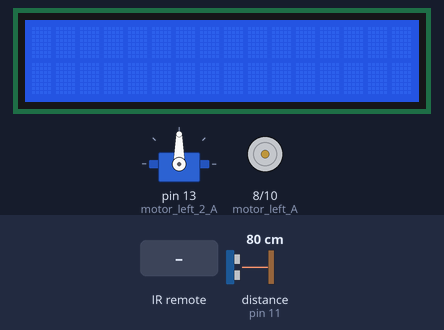
Simulated run of this sketch. Board: Arduino Uno, built with avr-gcc and run on an emulated ATmega328P. On the bench: servo, 16×2 character LCD, motor-driver pin pairs drawn as motors (green arrow = first pin HIGH = forward, orange = second pin HIGH = backward, longer = more drive, scaled by the enable pin). Inputs (shaded band) come from the test bench; at power-on: distance to the obstacle (sensor on pin 11) 80 cm. The echo pulse lasts 58.3 µs per cm.

Above: at 1.2 s.
1.3 s: infrared code 0xFD8877 received
At 2.3 s:
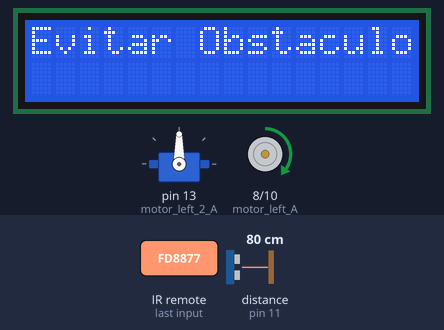
2.8 s: infrared code 0xFD08F7 received
At 3.3 s:
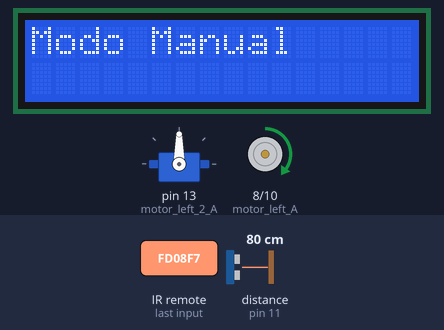
4.3 s: infrared code 0xFD906F received
At 5.5 s:
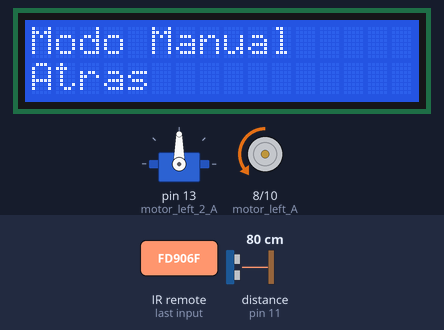
5.8 s: infrared code 0xFD00FF received
At 6.6 s:
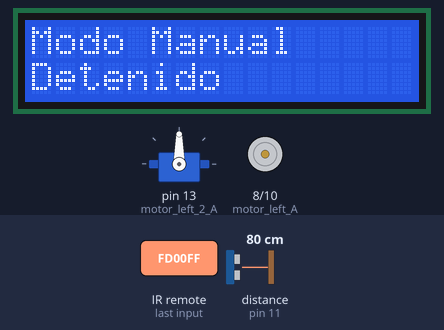
7.3 s: infrared code 0xFD807F received
At 7.7 s:
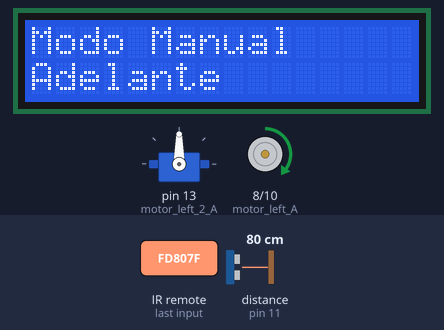
8.8 s: infrared code 0xFD609F received
At 10.1 s:
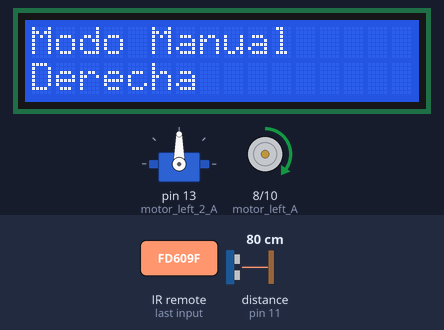
Timing chart, 0 to 11.3 s (numbered marks = the images above; inputs shaded):
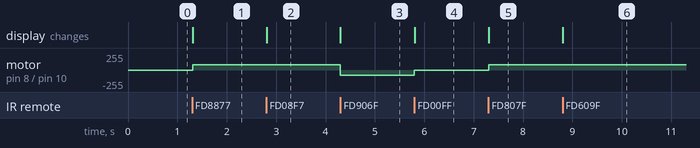

Measured:
- after the input at 1.3 s, motor on pin 8 (motor_left_A) / pin 10 (motor_left_B): stopped → forward 80/255 at once; the display: changes at once (image 1)
- after the input at 2.8 s, the display: changes at once (image 2)
- after the input at 4.3 s, motor on pin 8 (motor_left_A) / pin 10 (motor_left_B): forward 80/255 → backward 80/255 at once; the display: changes at once (image 3)
- after the input at 5.8 s, motor on pin 8 (motor_left_A) / pin 10 (motor_left_B): backward 80/255 → stopped at once; the display: changes at once (image 4)
- after the input at 7.3 s, motor on pin 8 (motor_left_A) / pin 10 (motor_left_B): stopped → forward 80/255 at once; the display: changes at once (image 5)
- after the input at 8.8 s, the display: changes at once (image 6)

The sketch:

Robot_Final.ino
```cpp
#include <IRremote.h>           // Librería para el control remoto IR
#include <Servo.h>              // Librería para controlar el servomotor
#include <LiquidCrystal.h>      // Librería para controlar la pantalla LCD

// Definición de pines para los componentes
#define IR_pin 7
#define trigger_pin 12
#define echo_pin 11
#define line_sensor A0
#define Enable_motor_right 5
#define motor_right_A 6
#define motor_right_B 3
#define Enable_motor_left 9
#define motor_left_A 8
#define motor_left_B 10
#define Enable_motor_right_2 11
#define motor_right_2_A 4
#define motor_right_2_B 2
#define Enable_motor_left_2 12
#define motor_left_2_A 13
#define motor_left_2_B 14
#define servo_pulse 13
#define lcd_rs 2
#define lcd_en 3
#define lcd_d4 4
#define lcd_d5 5
#define lcd_d6 6
#define lcd_d7 7
const int led1 = 8;
const int led2 = 9;

int motor_speed = 80;           // Velocidad de los motores

// Códigos para los comandos del control remoto
const long forward_cmd = 16613503;
const long backward_cmd = 16617583;
const long right_cmd = 16605343;
const long left_cmd = 16589023;
const long stop_cmd = 16580863;
const long option1_cmd = 16582903;
const long option2_cmd = 16615543;
const long option3_cmd = 16599223;

// Declaración de objetos para controlar los componentes
IRrecv ir_receiver(IR_pin);
decode_results ir_results;
Servo servo_motor;
LiquidCrystal lcd(lcd_rs, lcd_en, lcd_d4, lcd_d5, lcd_d6, lcd_d7);

// Variables de control de los modos de operación del robot
bool manual_control = false;
bool obstacle_detection = false;
bool line_following = false;

void setup() {
  Serial.begin(9600);
  ir_receiver.enableIRIn();         // Iniciar la recepción de señales del control remoto
  servo_motor.attach(servo_pulse);  // Iniciar el servomotor
  servo_motor.write(90);            // Posicionar el servomotor en ángulo medio
  lcd.begin(16, 2);                  // Iniciar la pantalla LCD

  // Configuración de pines para motores, sensor ultrasónico y sensores de línea
  pinMode(motor_right_A, OUTPUT);
  pinMode(motor_right_B, OUTPUT);
  pinMode(motor_left_A, OUTPUT);
  pinMode(motor_left_B, OUTPUT);
  pinMode(trigger_pin, OUTPUT);
  pinMode(echo_pin, INPUT);
  pinMode(line_sensor, INPUT);
  pinMode(led1, OUTPUT);
  pinMode(led2, OUTPUT);
  pinMode(motor_right_2_A, OUTPUT);
  pinMode(motor_right_2_B, OUTPUT);
  pinMode(motor_left_2_A, OUTPUT);
  pinMode(motor_left_2_B, OUTPUT);
}

// Función para medir la distancia con el sensor ultrasónico
int getDistance() {
  digitalWrite(trigger_pin, LOW);
  delayMicroseconds(2);
  digitalWrite(trigger_pin, HIGH);
  delayMicroseconds(10);
  digitalWrite(trigger_pin, LOW);
  long duration = pulseIn(echo_pin, HIGH);
  return duration * 0.034 / 2;
}

// Función para mover el robot hacia adelante
void moveForward() {
  // Activar los motores para mover hacia adelante
  analogWrite(Enable_motor_left, motor_speed);
  analogWrite(Enable_motor_right, motor_speed);
  // Configurar dirección de los motores
  digitalWrite(motor_left_A, HIGH);
  digitalWrite(motor_left_B, LOW);
  digitalWrite(motor_right_A, LOW);
  digitalWrite(motor_right_B, HIGH);

  // Activar los segundos motores para mover hacia adelante (si es necesario)
  analogWrite(Enable_motor_left_2, motor_speed);
  analogWrite(Enable_motor_right_2, motor_speed);
  // Configurar dirección de los segundos motores (si es necesario)
  digitalWrite(motor_left_2_A, HIGH);
  digitalWrite(motor_left_2_B, LOW);
  digitalWrite(motor_right_2_A, LOW);
  digitalWrite(motor_right_2_B, HIGH);
}

// Función para mover el robot hacia atrás
void moveBackward() {
  // Activar los motores para mover hacia atrás
  analogWrite(Enable_motor_left, motor_speed);
  analogWrite(Enable_motor_right, motor_speed);
  // Configurar dirección de los motores para mover hacia atrás
  digitalWrite(motor_left_A, LOW);
  digitalWrite(motor_left_B, HIGH);
  digitalWrite(motor_right_A, HIGH);
  digitalWrite(motor_right_B, LOW);

  // Activar los segundos motores para mover hacia atrás (si es necesario)
  analogWrite(Enable_motor_left_2, motor_speed);
  analogWrite(Enable_motor_right_2, motor_speed);
  // Configurar dirección de los segundos motores para mover hacia atrás (si es necesario)
  digitalWrite(motor_left_2_A, LOW);
  digitalWrite(motor_left_2_B, HIGH);
  digitalWrite(motor_right_2_A, HIGH);
  digitalWrite(motor_right_2_B, LOW);
}

// Función para girar el robot hacia la izquierda
void turnLeft() {
  // Activar los motores para permitir el giro hacia la izquierda
  analogWrite(Enable_motor_left, motor_speed);
  analogWrite(Enable_motor_right, motor_speed);
  // Configurar dirección de los motores para girar hacia la izquierda
  digitalWrite(motor_left_A, LOW);
  digitalWrite(motor_left_B, HIGH);
  digitalWrite(motor_right_A, LOW);
  digitalWrite(motor_right_B, HIGH);

  // Activar los segundos motores para permitir el giro hacia la izquierda (si es necesario)
  analogWrite(Enable_motor_left_2, motor_speed);
  analogWrite(Enable_motor_right_2, motor_speed);
  // Configurar dirección de los segundos motores para girar hacia la izquierda (si es necesario)
  digitalWrite(motor_left_2_A, LOW);
  digitalWrite(motor_left_2_B, HIGH);
  digitalWrite(motor_right_2_A, LOW);
  digitalWrite(motor_right_2_B, HIGH);
}
// Función para girar el robot hacia la derecha
void turnRight() {
  // Activar los motores para permitir el giro hacia la derecha
  analogWrite(Enable_motor_left, motor_speed);
  analogWrite(Enable_motor_right, motor_speed);
  // Configurar dirección de los motores para girar hacia la derecha
  digitalWrite(motor_left_A, HIGH);
  digitalWrite(motor_left_B, LOW);
  digitalWrite(motor_right_A, HIGH);
  digitalWrite(motor_right_B, LOW);

  // Activar los segundos motores para permitir el giro hacia la derecha (si es necesario)
  analogWrite(Enable_motor_left_2, motor_speed);
  analogWrite(Enable_motor_right_2, motor_speed);
  // Configurar dirección de los segundos motores para girar hacia la derecha (si es necesario)
  digitalWrite(motor_left_2_A, HIGH);
  digitalWrite(motor_left_2_B, LOW);
  digitalWrite(motor_right_2_A, HIGH);
  digitalWrite(motor_right_2_B, LOW);
}


void stopMotors() //parar motores
{
  digitalWrite(Enable_motor_left, LOW);
  digitalWrite(Enable_motor_right, LOW);
  digitalWrite(Enable_motor_left_2, LOW);
  digitalWrite(Enable_motor_right_2, LOW);
}

int lookRight() //servo con sensor mira izquierda y calcula distancia
{
  servo_motor.write(50);
  delay(500);
  int distance = getDistance();
  delay(100);
  servo_motor.write(115);
  return distance;
}

int lookLeft()//servo con sensor mira derecha y calcula distancia
{
  servo_motor.write(170);
  delay(500);
  int distance = getDistance();
  delay(100);
  servo_motor.write(115);
  return distance;
}

void loop()
{
  // Verifica si se ha recibido una señal IR
  if (ir_receiver.decode(&ir_results))
  {
    // Verifica el comando recibido
    if (ir_results.value == option1_cmd)
    {
      // Modo manual: control directo del robot por el usuario
      manual_control = true;
      obstacle_detection = false; // Desactiva otros modos
      line_following = false;
      lcd.clear();
      lcd.print("Modo Manual");

      // Bucle de control manual
      while (manual_control)
      {
        // Verifica si se recibe un comando IR mientras se está en modo manual
        if (ir_receiver.decode(&ir_results))
        {
          // Ejecuta acciones según el comando IR recibido
          if (ir_results.value == forward_cmd)
          {
            moveForward();
            lcd.setCursor(0, 1);
            lcd.print("Adelante  ");
          }
          else if (ir_results.value == backward_cmd)
          {
            moveBackward();
            lcd.setCursor(0, 1);
            lcd.print("Atras     ");
          }
          else if (ir_results.value == right_cmd)
          {
            turnRight();
            lcd.setCursor(0, 1);
            lcd.print("Derecha   ");
          }
          else if (ir_results.value == left_cmd)
          {
            turnLeft();
            lcd.setCursor(0, 1);
            lcd.print("Izquierda ");
          }
          else if (ir_results.value == stop_cmd)
          {
            stopMotors();
            lcd.setCursor(0, 1);
            lcd.print("Detenido  ");
          }
          else if (ir_results.value == option2_cmd || ir_results.value == option3_cmd)
          {
            break; // Sal del bucle si se selecciona otro modo
          }
          ir_receiver.resume(); // Reanuda la recepción de señales IR
        }
      }
    }
    else if (ir_results.value == option2_cmd)
    {
      // Modo de evitación de obstáculos: el robot detecta y evita obstáculos
      manual_control = false; // Desactiva otros modos
      obstacle_detection = true;
      line_following = false;
      lcd.clear();
      lcd.print("Evitar Obstaculos");

      // Bucle de detección y evitación de obstáculos
      while (obstacle_detection)
      {
        int distance = getDistance(); // Obtiene la distancia a un obstáculo
        if (distance <= 30)
        {
          // Si hay un obstáculo cercano, el robot lo evita
          stopMotors();
          delay(100);
          moveBackward();
          delay(300);
          stopMotors();
          delay(200);
          int distance_right = lookRight();
          delay(200);
          int distance_left = lookLeft();
          delay(200);

          if (distance_right >= distance_left)
          {
            turnRight();
            stopMotors();
          }
          else
          {
            turnLeft();
            stopMotors();
          }
        }
        else
        {
          // Si no hay obstáculos cercanos, el robot avanza
          moveForward();
        }

        // Verifica si se recibe un comando IR para cambiar de modo
        if (ir_receiver.decode(&ir_results))
        {
          if (ir_results.value == option1_cmd || ir_results.value == option3_cmd)
          {
            break; // Sal del bucle si se selecciona otro modo
          }
          ir_receiver.resume(); // Reanuda la recepción de señales IR
        }
      }
    }
    else if (ir_results.value == option3_cmd)
    {
      // Modo de seguimiento de línea: el robot sigue una línea en el suelo
      manual_control = false; // Desactiva otros modos
      obstacle_detection = false;
      line_following = true;
      lcd.clear();
      lcd.print("Seguir Linea");

      // Bucle de seguimiento de línea
      while (line_following)
      {
        int sensor_value = analogRead(line_sensor); // Lee el valor del sensor de línea

        if (sensor_value >= 80)
        {
          moveForward(); // Avanza si la línea está debajo del sensor
        }
        else
        {
          // Si la línea no está debajo del sensor, el robot realiza una maniobra para recapturarla
          stopMotors();
          delay(100);
          turnRight(); // O turnLeft() dependiendo de tu configuración
          delay(300);
        }

        // Verifica si se recibe un comando IR para cambiar de modo
        if (ir_receiver.decode(&ir_results))
        {
          if (ir_results.value == option1_cmd || ir_results.value == option2_cmd)
          {
            break; // Sal del bucle si se selecciona otro modo
          }
          ir_receiver.resume(); // Reanuda la recepción de señales IR
        }
      }
    }
  }
}
```
